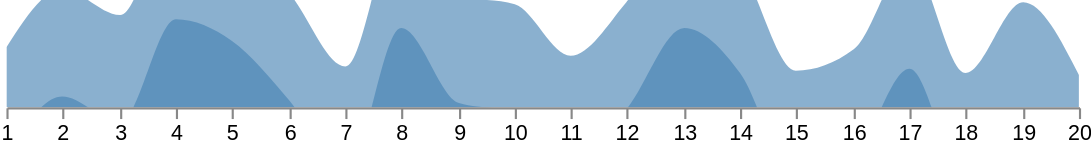

Describe this chart as a Vega-Lite specification.
### Vega specification from a JSON file in a GitHub repository (floating-point values rounded to 4 significant figures)
{"$schema": "https://vega.github.io/schema/vega/v5.json", "width": 500, "height": 50, "signals": [{"name": "layers", "value": 2, "on": [{"events": "mousedown!", "update": "1 + (layers % 4)"}]}, {"name": "vheight", "update": "height * layers"}, {"name": "opacity", "update": "pow(layers, -2/3)"}], "data": [{"name": "layer_indices", "values": [0, 1, 2, 3], "transform": [{"type": "filter", "expr": "datum.data < layers"}, {"type": "formula", "expr": "datum.data * -height", "as": "offset"}]}, {"name": "table", "values": [{"x": 1, "y": 28}, {"x": 2, "y": 55}, {"x": 3, "y": 43}, {"x": 4, "y": 91}, {"x": 5, "y": 81}, {"x": 6, "y": 53}, {"x": 7, "y": 19}, {"x": 8, "y": 87}, {"x": 9, "y": 52}, {"x": 10, "y": 48}, {"x": 11, "y": 24}, {"x": 12, "y": 49}, {"x": 13, "y": 87}, {"x": 14, "y": 66}, {"x": 15, "y": 17}, {"x": 16, "y": 27}, {"x": 17, "y": 68}, {"x": 18, "y": 16}, {"x": 19, "y": 49}, {"x": 20, "y": 15}]}], "scales": [{"name": "x", "type": "linear", "range": "width", "zero": false, "round": true, "domain": {"data": "table", "field": "x"}}, {"name": "y", "type": "linear", "range": [{"signal": "vheight"}, 0], "nice": true, "zero": true, "domain": {"data": "table", "field": "y"}}], "axes": [{"orient": "bottom", "scale": "x", "tickCount": 20, "zindex": 1}], "marks": [{"type": "group", "encode": {"update": {"width": {"field": {"group": "width"}}, "height": {"field": {"group": "height"}}, "clip": {"value": true}}}, "marks": [{"type": "group", "from": {"data": "layer_indices"}, "encode": {"update": {"y": {"field": "offset"}}}, "marks": [{"type": "area", "from": {"data": "table"}, "encode": {"enter": {"interpolate": {"value": "monotone"}, "x": {"scale": "x", "field": "x"}, "fill": {"value": "steelblue"}}, "update": {"y": {"scale": "y", "field": "y"}, "y2": {"scale": "y", "value": 0}, "fillOpacity": {"signal": "opacity"}}}}]}]}]}
